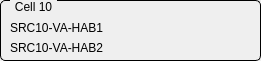
  <widget class="QGroupBox" name="GBCell10">
   <property name="geometry">
    <rect>
     <x>290</x>
     <y>300</y>
     <width>261</width>
     <height>61</height>
    </rect>
   </property>
   <property name="styleSheet">
    <string notr="true">QGroupBox {
    border: 1px solid black;
    border-radius: 5px;
    margin-top: 0.5em;
}

QGroupBox::title {
    subcontrol-origin: margin;
    left: 10px;
    padding: 0 3px 0 3px;
}</string>
   </property>
   <property name="title">
    <string>Cell 10</string>
   </property>
   <property name="checkable">
    <bool>false</bool>
   </property>
   <widget class="QLabel" name="label_18">
    <property name="geometry">
     <rect>
      <x>10</x>
      <y>20</y>
      <width>121</width>
      <height>16</height>
     </rect>
    </property>
    <property name="text">
     <string>SRC10-VA-HAB1</string>
    </property>
   </widget>
   <widget class="QLabel" name="label_39">
    <property name="geometry">
     <rect>
      <x>10</x>
      <y>40</y>
      <width>121</width>
      <height>16</height>
     </rect>
    </property>
    <property name="text">
     <string>SRC10-VA-HAB2</string>
    </property>
   </widget>
   <widget class="QESimpleShape" name="ledSRC10HAB1S2">
    <property name="geometry">
     <rect>
      <x>220</x>
      <y>20</y>
      <width>16</width>
      <height>16</height>
     </rect>
    </property>
    <property name="shape">
     <enum>QSimpleShape::circle</enum>
    </property>
    <property name="colour0" stdset="0">
     <color>
      <red>60</red>
      <green>20</green>
      <blue>20</blue>
     </color>
    </property>
    <property name="colour1" stdset="0">
     <color>
      <red>240</red>
      <green>5</green>
      <blue>5</blue>
     </color>
    </property>
    <property name="variable" stdset="0">
     <string>SRC$(v1)-VA-HAB1-FLS2:isInterlock</string>
    </property>
    <property name="variableSubstitutions" stdset="0">
     <string>v1=10</string>
    </property>
    <property name="edgeAlarmStateOption" stdset="0">
     <enum>QESimpleShape::Never</enum>
    </property>
    <property name="displayAlarmStateOption" stdset="0">
     <enum>QESimpleShape::Never</enum>
    </property>
   </widget>
   <widget class="QESimpleShape" name="ledSRC10HAB1S1">
    <property name="geometry">
     <rect>
      <x>150</x>
      <y>20</y>
      <width>16</width>
      <height>16</height>
     </rect>
    </property>
    <property name="shape">
     <enum>QSimpleShape::circle</enum>
    </property>
    <property name="colour0" stdset="0">
     <color>
      <red>60</red>
      <green>20</green>
      <blue>20</blue>
     </color>
    </property>
    <property name="colour1" stdset="0">
     <color>
      <red>240</red>
      <green>5</green>
      <blue>5</blue>
     </color>
    </property>
    <property name="flash0" stdset="0">
     <bool>false</bool>
    </property>
    <property name="flash1" stdset="0">
     <bool>false</bool>
    </property>
    <property name="variable" stdset="0">
     <string>SRC$(v1)-VA-HAB1-FLS1:isInterlock</string>
    </property>
    <property name="variableSubstitutions" stdset="0">
     <string>v1=10</string>
    </property>
    <property name="edgeAlarmStateOption" stdset="0">
     <enum>QESimpleShape::Never</enum>
    </property>
    <property name="displayAlarmStateOption" stdset="0">
     <enum>QESimpleShape::Never</enum>
    </property>
   </widget>
   <widget class="QESimpleShape" name="ledSRC10HAB2S2">
    <property name="geometry">
     <rect>
      <x>220</x>
      <y>40</y>
      <width>16</width>
      <height>16</height>
     </rect>
    </property>
    <property name="shape">
     <enum>QSimpleShape::circle</enum>
    </property>
    <property name="colour0" stdset="0">
     <color>
      <red>60</red>
      <green>20</green>
      <blue>20</blue>
     </color>
    </property>
    <property name="colour1" stdset="0">
     <color>
      <red>240</red>
      <green>5</green>
      <blue>5</blue>
     </color>
    </property>
    <property name="variable" stdset="0">
     <string>SRC$(v1)-VA-HAB2-FLS2:isInterlock</string>
    </property>
    <property name="variableSubstitutions" stdset="0">
     <string>v1=10</string>
    </property>
    <property name="edgeAlarmStateOption" stdset="0">
     <enum>QESimpleShape::Never</enum>
    </property>
    <property name="displayAlarmStateOption" stdset="0">
     <enum>QESimpleShape::Never</enum>
    </property>
   </widget>
   <widget class="QESimpleShape" name="ledSRC10HAB2S1">
    <property name="geometry">
     <rect>
      <x>150</x>
      <y>40</y>
      <width>16</width>
      <height>16</height>
     </rect>
    </property>
    <property name="shape">
     <enum>QSimpleShape::circle</enum>
    </property>
    <property name="colour0" stdset="0">
     <color>
      <red>60</red>
      <green>20</green>
      <blue>20</blue>
     </color>
    </property>
    <property name="colour1" stdset="0">
     <color>
      <red>240</red>
      <green>5</green>
      <blue>5</blue>
     </color>
    </property>
    <property name="flash0" stdset="0">
     <bool>false</bool>
    </property>
    <property name="flash1" stdset="0">
     <bool>false</bool>
    </property>
    <property name="variable" stdset="0">
     <string>SRC$(v1)-VA-HAB2-FLS1:isInterlock</string>
    </property>
    <property name="variableSubstitutions" stdset="0">
     <string>v1=10</string>
    </property>
    <property name="edgeAlarmStateOption" stdset="0">
     <enum>QESimpleShape::Never</enum>
    </property>
    <property name="displayAlarmStateOption" stdset="0">
     <enum>QESimpleShape::Never</enum>
    </property>
   </widget>
  </widget>
